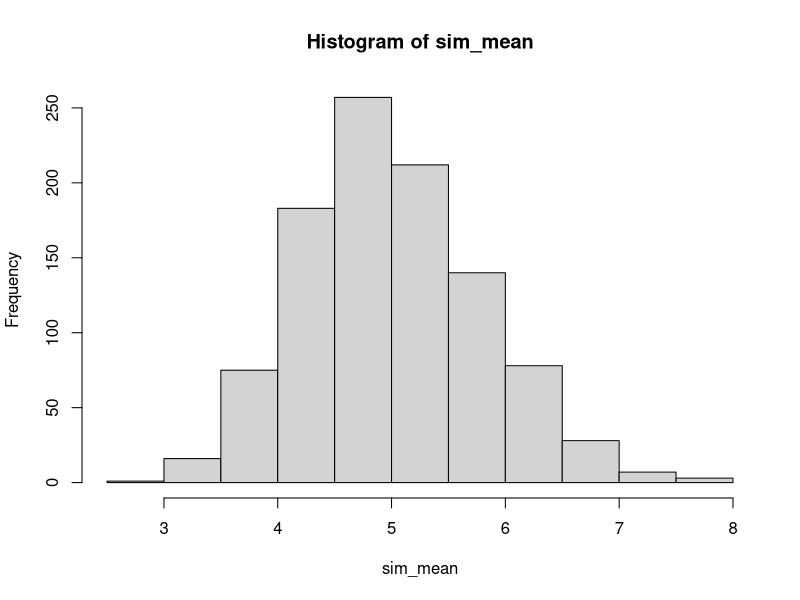

Write the R code that produced this figure.
## ---- chunk 1
# Setup Code
library(ggplot2)

# Variables
sims <- 1000
lambda <- 0.2
n <- 40

set.seed(3737)


## ---- chunk 2
# Since a matrix fills in a cascade, this does the job of generating the 
# sims and the samples.
sim_matrix <- matrix(rexp(sims * n, rate=lambda), sims, n)

# Means of the random samples.
sim_mean <- rowMeans(sim_matrix)
## ---- chunk 3
hist(sim_mean)
